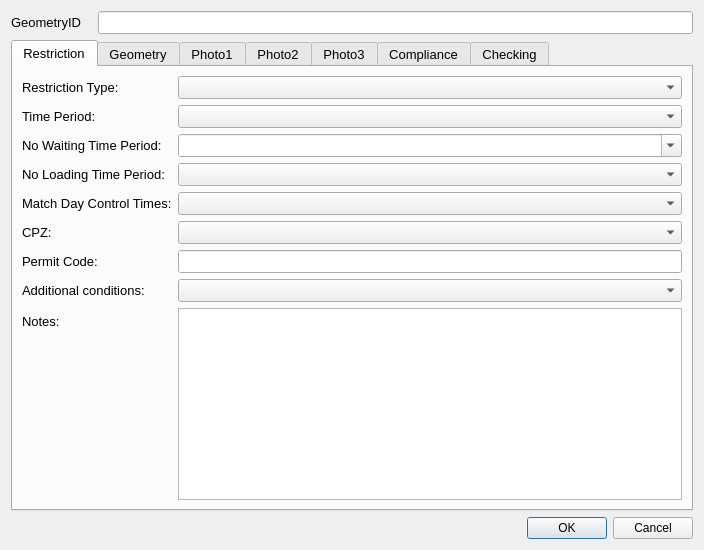
<?xml version="1.0" encoding="UTF-8"?>
<ui version="4.0">
 <class>restrictionDialog</class>
 <widget class="QDialog" name="restrictionDialog">
  <property name="geometry">
   <rect>
    <x>0</x>
    <y>0</y>
    <width>704</width>
    <height>550</height>
   </rect>
  </property>
  <property name="sizePolicy">
   <sizepolicy hsizetype="Fixed" vsizetype="Fixed">
    <horstretch>0</horstretch>
    <verstretch>0</verstretch>
   </sizepolicy>
  </property>
  <property name="minimumSize">
   <size>
    <width>0</width>
    <height>0</height>
   </size>
  </property>
  <property name="maximumSize">
   <size>
    <width>750</width>
    <height>550</height>
   </size>
  </property>
  <property name="font">
   <font>
    <family>Arial</family>
   </font>
  </property>
  <property name="windowTitle">
   <string>Dialog</string>
  </property>
  <property name="sizeGripEnabled">
   <bool>false</bool>
  </property>
  <layout class="QFormLayout" name="formLayout_3">
   <item row="0" column="0">
    <widget class="QLabel" name="label">
     <property name="minimumSize">
      <size>
       <width>81</width>
       <height>16</height>
      </size>
     </property>
     <property name="font">
      <font>
       <pointsize>10</pointsize>
      </font>
     </property>
     <property name="text">
      <string>GeometryID</string>
     </property>
    </widget>
   </item>
   <item row="0" column="1">
    <widget class="QLineEdit" name="GeometryID">
     <property name="font">
      <font>
       <pointsize>10</pointsize>
      </font>
     </property>
     <property name="inputMask">
      <string/>
     </property>
     <property name="readOnly">
      <bool>true</bool>
     </property>
     <property name="placeholderText">
      <string/>
     </property>
    </widget>
   </item>
   <item row="5" column="1">
    <widget class="QDialogButtonBox" name="button_box">
     <property name="orientation">
      <enum>Qt::Horizontal</enum>
     </property>
     <property name="standardButtons">
      <set>QDialogButtonBox::Cancel|QDialogButtonBox::Ok</set>
     </property>
    </widget>
   </item>
   <item row="4" column="0" colspan="2">
    <widget class="QTabWidget" name="tabWidget">
     <property name="minimumSize">
      <size>
       <width>0</width>
       <height>0</height>
      </size>
     </property>
     <property name="font">
      <font>
       <pointsize>10</pointsize>
      </font>
     </property>
     <property name="cursor">
      <cursorShape>IBeamCursor</cursorShape>
     </property>
     <property name="mouseTracking">
      <bool>true</bool>
     </property>
     <property name="acceptDrops">
      <bool>true</bool>
     </property>
     <property name="currentIndex">
      <number>0</number>
     </property>
     <widget class="QWidget" name="restrictionTab">
      <property name="focusPolicy">
       <enum>Qt::NoFocus</enum>
      </property>
      <attribute name="title">
       <string>Restriction</string>
      </attribute>
      <layout class="QFormLayout" name="formLayout">
       <property name="fieldGrowthPolicy">
        <enum>QFormLayout::AllNonFixedFieldsGrow</enum>
       </property>
       <item row="0" column="0">
        <widget class="QLabel" name="lbl_RestrictionType">
         <property name="minimumSize">
          <size>
           <width>90</width>
           <height>16</height>
          </size>
         </property>
         <property name="font">
          <font>
           <pointsize>10</pointsize>
          </font>
         </property>
         <property name="text">
          <string>Restriction Type:</string>
         </property>
        </widget>
       </item>
       <item row="0" column="1">
        <widget class="QComboBox" name="RestrictionTypeID">
         <property name="currentIndex">
          <number>-1</number>
         </property>
        </widget>
       </item>
       <item row="3" column="0">
        <widget class="QLabel" name="lbl_TimePeriod">
         <property name="minimumSize">
          <size>
           <width>90</width>
           <height>16</height>
          </size>
         </property>
         <property name="font">
          <font>
           <pointsize>10</pointsize>
          </font>
         </property>
         <property name="text">
          <string>Time Period:</string>
         </property>
        </widget>
       </item>
       <item row="3" column="1">
        <widget class="QComboBox" name="TimePeriodID"/>
       </item>
       <item row="4" column="0">
        <widget class="QLabel" name="lbl_WaitingTimePeriod">
         <property name="minimumSize">
          <size>
           <width>150</width>
           <height>16</height>
          </size>
         </property>
         <property name="font">
          <font>
           <pointsize>10</pointsize>
          </font>
         </property>
         <property name="text">
          <string>No Waiting Time Period:</string>
         </property>
         <property name="wordWrap">
          <bool>true</bool>
         </property>
        </widget>
       </item>
       <item row="5" column="0">
        <widget class="QLabel" name="lbl_WaitingTimePeriod_2">
         <property name="minimumSize">
          <size>
           <width>150</width>
           <height>16</height>
          </size>
         </property>
         <property name="font">
          <font>
           <pointsize>10</pointsize>
          </font>
         </property>
         <property name="text">
          <string>No Loading Time Period:</string>
         </property>
         <property name="wordWrap">
          <bool>true</bool>
         </property>
        </widget>
       </item>
       <item row="7" column="0">
        <widget class="QLabel" name="label_7">
         <property name="text">
          <string>Match Day Control Times:</string>
         </property>
        </widget>
       </item>
       <item row="7" column="1">
        <widget class="QComboBox" name="MatchDayTimePeriodID"/>
       </item>
       <item row="10" column="0">
        <widget class="QLabel" name="lbl_CPZ">
         <property name="text">
          <string>CPZ:</string>
         </property>
        </widget>
       </item>
       <item row="10" column="1">
        <widget class="QComboBox" name="CPZ"/>
       </item>
       <item row="14" column="0">
        <widget class="QLabel" name="lbl_permitCode">
         <property name="text">
          <string>Permit Code:</string>
         </property>
        </widget>
       </item>
       <item row="14" column="1">
        <widget class="QLineEdit" name="AreaPermitCode"/>
       </item>
       <item row="15" column="0">
        <widget class="QLabel" name="lbl_AdditionalConditions">
         <property name="minimumSize">
          <size>
           <width>90</width>
           <height>16</height>
          </size>
         </property>
         <property name="font">
          <font>
           <pointsize>10</pointsize>
          </font>
         </property>
         <property name="text">
          <string>Additional conditions:</string>
         </property>
        </widget>
       </item>
       <item row="15" column="1">
        <widget class="QComboBox" name="AdditionalConditionID">
         <property name="currentIndex">
          <number>-1</number>
         </property>
        </widget>
       </item>
       <item row="18" column="0">
        <widget class="QLabel" name="label_2">
         <property name="text">
          <string>Notes:</string>
         </property>
        </widget>
       </item>
       <item row="18" column="1">
        <widget class="QTextEdit" name="Notes"/>
       </item>
       <item row="4" column="1">
        <widget class="QComboBox" name="NoWaitingTimeID">
         <property name="editable">
          <bool>true</bool>
         </property>
        </widget>
       </item>
       <item row="5" column="1">
        <widget class="QComboBox" name="NoLoadingTimeID"/>
       </item>
      </layout>
     </widget>
     <widget class="QWidget" name="geometryTab">
      <attribute name="title">
       <string>Geometry</string>
      </attribute>
      <layout class="QGridLayout" name="gridLayout_2">
       <item row="0" column="1" colspan="3">
        <widget class="QLineEdit" name="RestrictionLength">
         <property name="font">
          <font>
           <pointsize>10</pointsize>
          </font>
         </property>
         <property name="readOnly">
          <bool>true</bool>
         </property>
        </widget>
       </item>
       <item row="4" column="3">
        <widget class="QLabel" name="lbl_AzToRoadCL">
         <property name="minimumSize">
          <size>
           <width>90</width>
           <height>16</height>
          </size>
         </property>
         <property name="font">
          <font>
           <pointsize>10</pointsize>
          </font>
         </property>
         <property name="text">
          <string>Direction to Road Centreline:</string>
         </property>
         <property name="wordWrap">
          <bool>true</bool>
         </property>
        </widget>
       </item>
       <item row="4" column="4">
        <widget class="QLineEdit" name="AzimuthToRoadCentreLine">
         <property name="text">
          <string/>
         </property>
        </widget>
       </item>
       <item row="7" column="0">
        <widget class="QLabel" name="label_6">
         <property name="text">
          <string>Last Changed By:</string>
         </property>
        </widget>
       </item>
       <item row="1" column="1" colspan="4">
        <widget class="QLineEdit" name="RoadName"/>
       </item>
       <item row="2" column="1" colspan="2">
        <widget class="QLineEdit" name="USRN"/>
       </item>
       <item row="3" column="0">
        <widget class="QLabel" name="lbl_GeometryType">
         <property name="minimumSize">
          <size>
           <width>90</width>
           <height>16</height>
          </size>
         </property>
         <property name="font">
          <font>
           <pointsize>10</pointsize>
          </font>
         </property>
         <property name="text">
          <string>Geometry Type</string>
         </property>
        </widget>
       </item>
       <item row="4" column="1">
        <widget class="QLineEdit" name="BayOrientation"/>
       </item>
       <item row="1" column="0">
        <widget class="QLabel" name="lbl_RoadName">
         <property name="minimumSize">
          <size>
           <width>90</width>
           <height>16</height>
          </size>
         </property>
         <property name="font">
          <font>
           <pointsize>10</pointsize>
          </font>
         </property>
         <property name="text">
          <string>Road Name:</string>
         </property>
        </widget>
       </item>
       <item row="2" column="0">
        <widget class="QLabel" name="label_3">
         <property name="text">
          <string>USRN:</string>
         </property>
        </widget>
       </item>
       <item row="4" column="5">
        <widget class="QToolButton" name="toolButton_2">
         <property name="text">
          <string>...</string>
         </property>
        </widget>
       </item>
       <item row="3" column="1" colspan="4">
        <widget class="QComboBox" name="GeomShapeID">
         <property name="editable">
          <bool>false</bool>
         </property>
         <property name="currentIndex">
          <number>-1</number>
         </property>
        </widget>
       </item>
       <item row="4" column="2">
        <widget class="QToolButton" name="toolButton">
         <property name="text">
          <string>...</string>
         </property>
        </widget>
       </item>
       <item row="0" column="0">
        <widget class="QLabel" name="label_5">
         <property name="font">
          <font>
           <pointsize>10</pointsize>
          </font>
         </property>
         <property name="text">
          <string>Length (m):</string>
         </property>
        </widget>
       </item>
       <item row="5" column="0">
        <widget class="QLabel" name="lbl_NrBays">
         <property name="minimumSize">
          <size>
           <width>90</width>
           <height>16</height>
          </size>
         </property>
         <property name="font">
          <font>
           <pointsize>10</pointsize>
          </font>
         </property>
         <property name="text">
          <string>Number of Bays:</string>
         </property>
        </widget>
       </item>
       <item row="5" column="1">
        <widget class="QLineEdit" name="NrBays">
         <property name="text">
          <string/>
         </property>
        </widget>
       </item>
       <item row="6" column="0">
        <widget class="QLabel" name="label_4">
         <property name="text">
          <string>Last Update Date:</string>
         </property>
        </widget>
       </item>
       <item row="6" column="1" colspan="3">
        <widget class="QDateTimeEdit" name="LastUpdateDateTime">
         <property name="readOnly">
          <bool>true</bool>
         </property>
        </widget>
       </item>
       <item row="4" column="0">
        <widget class="QLabel" name="lbl_Orientation">
         <property name="minimumSize">
          <size>
           <width>90</width>
           <height>16</height>
          </size>
         </property>
         <property name="font">
          <font>
           <pointsize>10</pointsize>
          </font>
         </property>
         <property name="text">
          <string>Orientation (echelon only):</string>
         </property>
        </widget>
       </item>
       <item row="9" column="0">
        <widget class="QLabel" name="lbl_RoadName_2">
         <property name="minimumSize">
          <size>
           <width>90</width>
           <height>16</height>
          </size>
         </property>
         <property name="font">
          <font>
           <pointsize>10</pointsize>
          </font>
         </property>
         <property name="text">
          <string>RestrictionID</string>
         </property>
        </widget>
       </item>
       <item row="7" column="1" colspan="3">
        <widget class="QLineEdit" name="LastUpdatePerson">
         <property name="readOnly">
          <bool>true</bool>
         </property>
        </widget>
       </item>
       <item row="9" column="1" colspan="2">
        <widget class="QLineEdit" name="RestrictionID"/>
       </item>
      </layout>
     </widget>
     <widget class="QWidget" name="Photos_Tab_01">
      <attribute name="title">
       <string>Photo1</string>
      </attribute>
      <layout class="QGridLayout" name="gridLayout_5">
       <item row="1" column="0">
        <widget class="QPushButton" name="startCamera1">
         <property name="text">
          <string>open Camera</string>
         </property>
        </widget>
       </item>
       <item row="1" column="1">
        <widget class="QPushButton" name="getPhoto1">
         <property name="text">
          <string>take Photo</string>
         </property>
        </widget>
       </item>
       <item row="0" column="0" colspan="2">
        <widget class="QLabel" name="Photo_Widget_01">
         <property name="sizePolicy">
          <sizepolicy hsizetype="Fixed" vsizetype="Fixed">
           <horstretch>0</horstretch>
           <verstretch>0</verstretch>
          </sizepolicy>
         </property>
         <property name="maximumSize">
          <size>
           <width>640</width>
           <height>480</height>
          </size>
         </property>
         <property name="autoFillBackground">
          <bool>true</bool>
         </property>
         <property name="text">
          <string>Photo not found</string>
         </property>
        </widget>
       </item>
      </layout>
     </widget>
     <widget class="QWidget" name="Photos_Tab_02">
      <attribute name="title">
       <string>Photo2</string>
      </attribute>
      <layout class="QGridLayout" name="gridLayout_3">
       <item row="1" column="0">
        <widget class="QPushButton" name="startCamera2">
         <property name="text">
          <string>open Camera</string>
         </property>
        </widget>
       </item>
       <item row="1" column="1">
        <widget class="QPushButton" name="getPhoto2">
         <property name="text">
          <string>take Photo</string>
         </property>
        </widget>
       </item>
       <item row="0" column="0" colspan="2">
        <widget class="QLabel" name="Photo_Widget_02">
         <property name="sizePolicy">
          <sizepolicy hsizetype="Fixed" vsizetype="Fixed">
           <horstretch>0</horstretch>
           <verstretch>0</verstretch>
          </sizepolicy>
         </property>
         <property name="maximumSize">
          <size>
           <width>640</width>
           <height>480</height>
          </size>
         </property>
         <property name="font">
          <font>
           <family>Sans Serif</family>
          </font>
         </property>
         <property name="autoFillBackground">
          <bool>true</bool>
         </property>
         <property name="text">
          <string>Photo not found</string>
         </property>
        </widget>
       </item>
      </layout>
     </widget>
     <widget class="QWidget" name="Photos_Tab_03">
      <attribute name="title">
       <string>Photo3</string>
      </attribute>
      <layout class="QGridLayout" name="gridLayout_10">
       <item row="0" column="0" colspan="2">
        <widget class="QLabel" name="Photo_Widget_03">
         <property name="sizePolicy">
          <sizepolicy hsizetype="Fixed" vsizetype="Fixed">
           <horstretch>0</horstretch>
           <verstretch>0</verstretch>
          </sizepolicy>
         </property>
         <property name="maximumSize">
          <size>
           <width>640</width>
           <height>480</height>
          </size>
         </property>
         <property name="font">
          <font>
           <family>Sans Serif</family>
          </font>
         </property>
         <property name="autoFillBackground">
          <bool>true</bool>
         </property>
         <property name="text">
          <string>Photo not found</string>
         </property>
        </widget>
       </item>
       <item row="1" column="0">
        <widget class="QPushButton" name="startCamera3">
         <property name="text">
          <string>open Camera</string>
         </property>
        </widget>
       </item>
       <item row="1" column="1">
        <widget class="QPushButton" name="getPhoto3">
         <property name="text">
          <string>take Photo</string>
         </property>
        </widget>
       </item>
      </layout>
     </widget>
     <widget class="QWidget" name="complianceTab">
      <attribute name="title">
       <string>Compliance</string>
      </attribute>
      <layout class="QFormLayout" name="formLayout_2">
       <item row="0" column="0">
        <widget class="QLabel" name="label_8">
         <property name="text">
          <string>Road Markings Condition:</string>
         </property>
        </widget>
       </item>
       <item row="0" column="1">
        <widget class="QComboBox" name="ComplianceRoadMarkingsFaded"/>
       </item>
       <item row="1" column="0">
        <widget class="QLabel" name="label_9">
         <property name="text">
          <string>Restriction-&gt;Sign:</string>
         </property>
        </widget>
       </item>
       <item row="1" column="1">
        <widget class="QComboBox" name="ComplianceRestrictionSignIssue"/>
       </item>
       <item row="2" column="0">
        <widget class="QLabel" name="label_10">
         <property name="text">
          <string>Compliance notes:</string>
         </property>
        </widget>
       </item>
       <item row="2" column="1">
        <widget class="QTextEdit" name="ComplianceNotes"/>
       </item>
      </layout>
     </widget>
     <widget class="QWidget" name="checkingTab">
      <attribute name="title">
       <string>Checking</string>
      </attribute>
      <layout class="QFormLayout" name="formLayout_6">
       <item row="0" column="0">
        <widget class="QLabel" name="label_20">
         <property name="text">
          <string>Check issue type:</string>
         </property>
        </widget>
       </item>
       <item row="0" column="1">
        <widget class="QComboBox" name="MHTC_CheckIssueTypeID"/>
       </item>
       <item row="1" column="0">
        <widget class="QLabel" name="label_21">
         <property name="text">
          <string>Check issue notes:</string>
         </property>
        </widget>
       </item>
       <item row="1" column="1">
        <widget class="QTextEdit" name="MHTC_CheckNotes"/>
       </item>
       <item row="3" column="0">
        <widget class="QCheckBox" name="FieldCheckCompleted">
         <property name="text">
          <string>Field check completed</string>
         </property>
        </widget>
       </item>
       <item row="2" column="0">
        <spacer name="verticalSpacer_2">
         <property name="orientation">
          <enum>Qt::Vertical</enum>
         </property>
         <property name="sizeHint" stdset="0">
          <size>
           <width>20</width>
           <height>20</height>
          </size>
         </property>
        </spacer>
       </item>
       <item row="6" column="0">
        <widget class="QLabel" name="label_11">
         <property name="text">
          <string>Checked by:</string>
         </property>
        </widget>
       </item>
       <item row="5" column="0">
        <spacer name="verticalSpacer_3">
         <property name="orientation">
          <enum>Qt::Vertical</enum>
         </property>
         <property name="sizeHint" stdset="0">
          <size>
           <width>20</width>
           <height>10</height>
          </size>
         </property>
        </spacer>
       </item>
       <item row="8" column="0">
        <widget class="QLabel" name="label_12">
         <property name="text">
          <string>Check date:</string>
         </property>
        </widget>
       </item>
       <item row="6" column="1">
        <widget class="QLineEdit" name="Last_MHTC_Check_UpdatePerson"/>
       </item>
       <item row="8" column="1">
        <widget class="QDateTimeEdit" name="Last_MHTC_Check_UpdateDateTime"/>
       </item>
      </layout>
     </widget>
    </widget>
   </item>
  </layout>
 </widget>
 <resources/>
 <connections>
  <connection>
   <sender>button_box</sender>
   <signal>accepted()</signal>
   <receiver>restrictionDialog</receiver>
   <slot>accept()</slot>
   <hints>
    <hint type="sourcelabel">
     <x>310</x>
     <y>465</y>
    </hint>
    <hint type="destinationlabel">
     <x>249</x>
     <y>239</y>
    </hint>
   </hints>
  </connection>
  <connection>
   <sender>button_box</sender>
   <signal>rejected()</signal>
   <receiver>restrictionDialog</receiver>
   <slot>reject()</slot>
   <hints>
    <hint type="sourcelabel">
     <x>310</x>
     <y>465</y>
    </hint>
    <hint type="destinationlabel">
     <x>249</x>
     <y>239</y>
    </hint>
   </hints>
  </connection>
 </connections>
</ui>
